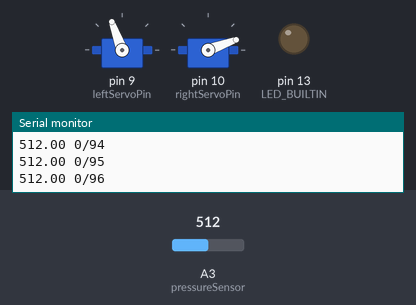
Bench run of a sketch on a simulated Arduino Uno, built with avr-gcc and run on an emulated ATmega328P. Parts: 2 × servo, output pins drawn as LEDs (lit = HIGH), the last lines printed to the serial monitor. Inputs (shaded band) come from the test bench; at power-on: A3 (pressureSensor) = 512.

Above: at 1.3 s.
1.4 s: A3 (pressureSensor) set to 23
4.4 s: A3 (pressureSensor) set to 18
At 5.3 s:
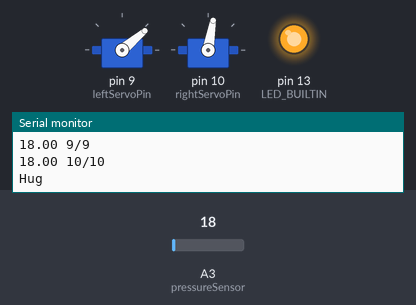
Timing chart, 0 to 13.4 s (numbered marks = the images above; inputs shaded):
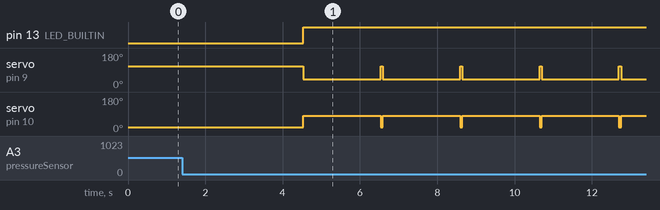

The sketch:

hug_bot.ino
```cpp
#include <Adafruit_GFX.h>
#include <Adafruit_SPITFT.h>
#include <Adafruit_SPITFT_Macros.h>
#include <gfxfont.h>
#include <Servo.h>


Servo leftServo;
Servo rightServo;

//define some pins
const int buttonPin = 2;
const int boardLED = 13;
const int leftServoPin = 9;
const int rightServoPin = 10;
float pressureSensorValue = 0;
const int pressureSensor = A3;
int totalTicks = 0;
int tickesOverThreshhold = 0;

bool hug = false;
int buttonState = 0;


void setup() {
  pinMode(13, OUTPUT);
  pinMode(pressureSensor, INPUT_PULLUP);
  pinMode(LED_BUILTIN, OUTPUT);
  Serial.begin(9600);
  // connect to the servos
  leftServo.attach(leftServoPin);
  rightServo.attach(rightServoPin);

  // reset them
  rightServo.write(20);
  leftServo.write(110);
  delay(100);

}
void performHug() {

  rightServo.write(80);
  leftServo.write(40);

  delay (2000);

  rightServo.write(20);
  leftServo.write(110);
}

void loop() {

  pressureSensorValue = analogRead(pressureSensor);

  if (hug) {
    performHug();
    hug = false;
//    delay(1000);
//    Serial.println("hug in progress yay");
//    delay(1000);

  }

  // check if the button is pressed. If it is, the buttonState is HIGH:
  Serial.print(pressureSensorValue);
  Serial.print(" ");
  Serial.print(tickesOverThreshhold);
    Serial.print("/");
  Serial.print(totalTicks);
    Serial.print("\n");


  totalTicks++;
  if (pressureSensorValue < 21) {
    tickesOverThreshhold ++;
    if(totalTicks > 50) {tickesOverThreshhold = 0;  totalTicks = 0;}
    if(tickesOverThreshhold >= 0.8*totalTicks && (tickesOverThreshhold >10 && totalTicks > 10))
    {
          digitalWrite(13, HIGH);
          Serial.println("Hug");
          hug = true;
          tickesOverThreshhold = 0;
          totalTicks = 0;
    }
  } else {
    digitalWrite(13, LOW);
  }
}
```

Measured:
- the behaviour switches between 21 and 20 on A3 (pressureSensor) (found by bisection; images 0 and 1)
- after the input at 4.4 s, pin 13 (LED_BUILTIN): LOW → HIGH after 0.13 s; servo on pin 9 (leftServoPin): alternates 110° for 0.05 s and 40° for 2.0 s, starting after 0.14 s; servo on pin 10 (rightServoPin): alternates 80° for 2.0 s and 20° for 0.05 s, starting after 0.14 s
